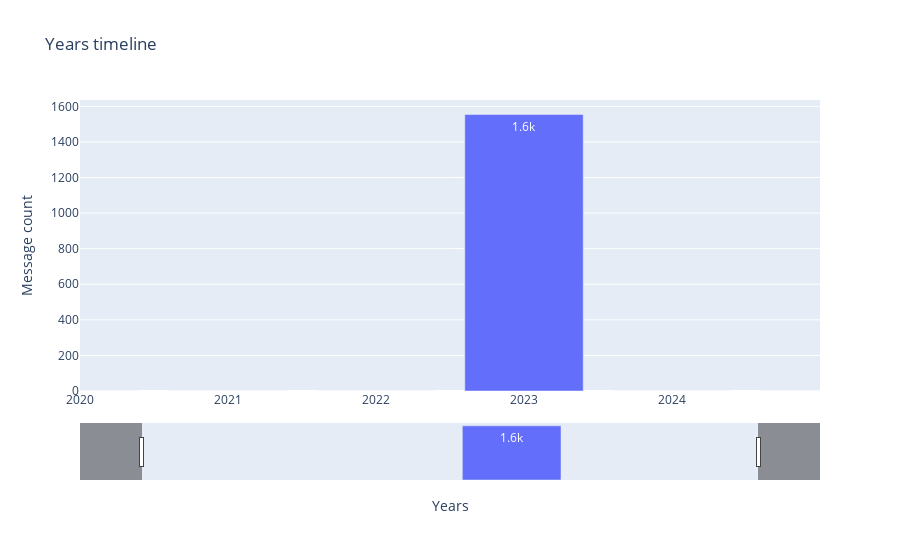
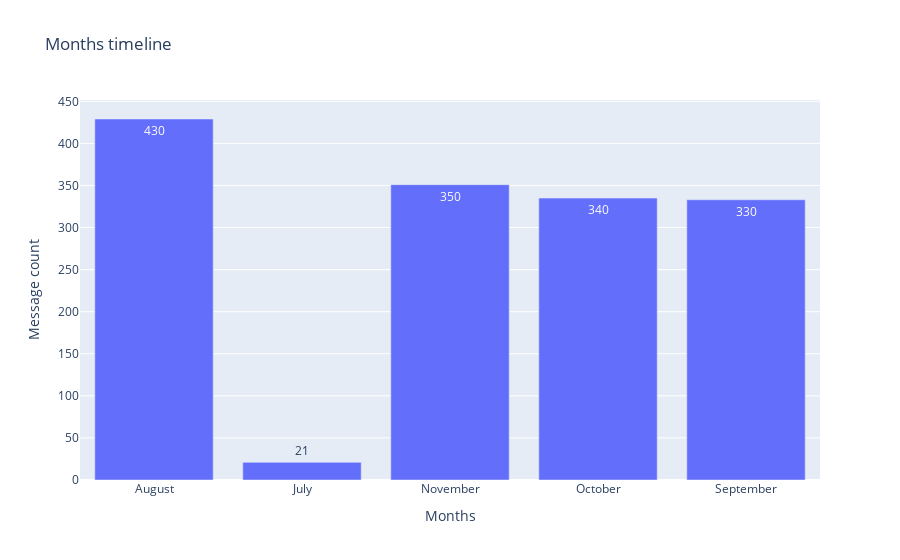
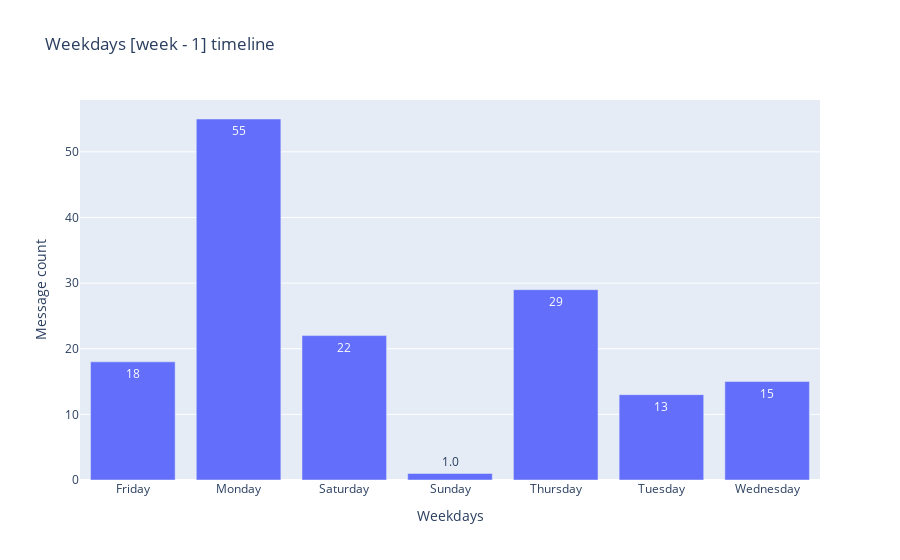
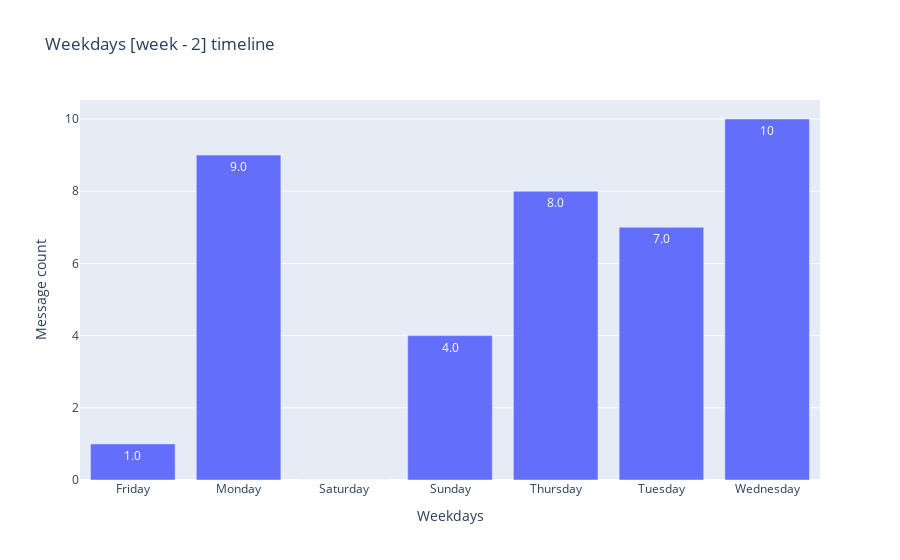

Source (notebook cell) for these figures, in order:
### Code cell
import plotly.express as px

bar_figures = {}

for barplot_type in bar_type_dataframe.keys():

    barplot_df = bar_type_dataframe[barplot_type]


    if barplot_type == "Weekdays":

        weeks_plot = []

        for week_num in range(1,5):

            fig = px.bar(barplot_df, x="x", y=f"y{week_num}", text_auto='.2s',
                        labels={
                                "x": barplot_type,
                                f"y{week_num}": "Message count",
                                 },

                        title=f"{barplot_type} [week - {week_num}] timeline", 
                      
                        )
    
            weeks_plot.append(fig)
            fig.show()

        bar_figures[barplot_type] = weeks_plot
             
        continue          



    fig = px.bar(barplot_df, x="x", y="y", text_auto='.2s',
                labels={
                        "x": barplot_type,
                        "y": "Message count",
                        "username": "Users"
                    },

                title=f"{barplot_type} timeline", 
                            
                )

    if barplot_type == "Years":
        fig.update_layout( xaxis={
            'range': [barplot_df['x'].min(), barplot_df['x'].max()], 
            'tickvals': [*range(int(barplot_df['x'].min()), int(barplot_df['x'].max()))]})         

    if barplot_type in ["Years","Days","Hours","Minutes"]:
        fig.update_xaxes(rangeslider_visible=True)            

    bar_figures[barplot_type] = fig

    fig.show()

### Figure 1 — Plotly figure (JSON) as saved in the notebook; plotly's stock layout.template omitted (floating-point values rounded to 4 significant figures)
{"data": [{"alignmentgroup": "True", "hovertemplate": "Years=%{x}<br>Message count=%{y}<extra></extra>", "legendgroup": "", "marker": {"color": "#636efa", "pattern": {"shape": ""}}, "name": "", "offsetgroup": "", "orientation": "v", "showlegend": false, "textposition": "auto", "texttemplate": "%{y:.2s}", "type": "bar", "x": [2020, 2021, 2022, 2023, 2024, 2025], "xaxis": "x", "y": [0, 0, 0, 1554, 0, 0], "yaxis": "y"}], "layout": {"barmode": "relative", "legend": {"tracegroupgap": 0}, "title": {"text": "Years timeline"}, "xaxis": {"anchor": "y", "domain": [0, 1], "range": [2020, 2025], "rangeslider": {"visible": true}, "tickvals": [2020, 2021, 2022, 2023, 2024], "title": {"text": "Years"}}, "yaxis": {"anchor": "x", "domain": [0, 1], "title": {"text": "Message count"}}}}

### Figure 2 — Plotly figure (JSON) as saved in the notebook; plotly's stock layout.template omitted (floating-point values rounded to 4 significant figures)
{"data": [{"alignmentgroup": "True", "hovertemplate": "Months=%{x}<br>Message count=%{y}<extra></extra>", "legendgroup": "", "marker": {"color": "#636efa", "pattern": {"shape": ""}}, "name": "", "offsetgroup": "", "orientation": "v", "showlegend": false, "textposition": "auto", "texttemplate": "%{y:.2s}", "type": "bar", "x": ["August", "July", "November", "October", "September"], "xaxis": "x", "y": [429, 21, 351, 335, 333], "yaxis": "y"}], "layout": {"barmode": "relative", "legend": {"tracegroupgap": 0}, "title": {"text": "Months timeline"}, "xaxis": {"anchor": "y", "domain": [0, 1], "title": {"text": "Months"}}, "yaxis": {"anchor": "x", "domain": [0, 1], "title": {"text": "Message count"}}}}

### Figure 3 — Plotly figure (JSON) as saved in the notebook; plotly's stock layout.template omitted (floating-point values rounded to 4 significant figures)
{"data": [{"alignmentgroup": "True", "hovertemplate": "Weekdays=%{x}<br>Message count=%{y}<extra></extra>", "legendgroup": "", "marker": {"color": "#636efa", "pattern": {"shape": ""}}, "name": "", "offsetgroup": "", "orientation": "v", "showlegend": false, "textposition": "auto", "texttemplate": "%{y:.2s}", "type": "bar", "x": ["Friday", "Monday", "Saturday", "Sunday", "Thursday", "Tuesday", "Wednesday"], "xaxis": "x", "y": [18, 55, 22, 1, 29, 13, 15], "yaxis": "y"}], "layout": {"barmode": "relative", "legend": {"tracegroupgap": 0}, "title": {"text": "Weekdays [week - 1] timeline"}, "xaxis": {"anchor": "y", "domain": [0, 1], "title": {"text": "Weekdays"}}, "yaxis": {"anchor": "x", "domain": [0, 1], "title": {"text": "Message count"}}}}

### Figure 4 — Plotly figure (JSON) as saved in the notebook; plotly's stock layout.template omitted (floating-point values rounded to 4 significant figures)
{"data": [{"alignmentgroup": "True", "hovertemplate": "Weekdays=%{x}<br>Message count=%{y}<extra></extra>", "legendgroup": "", "marker": {"color": "#636efa", "pattern": {"shape": ""}}, "name": "", "offsetgroup": "", "orientation": "v", "showlegend": false, "textposition": "auto", "texttemplate": "%{y:.2s}", "type": "bar", "x": ["Friday", "Monday", "Saturday", "Sunday", "Thursday", "Tuesday", "Wednesday"], "xaxis": "x", "y": [1, 9, 0, 4, 8, 7, 10], "yaxis": "y"}], "layout": {"barmode": "relative", "legend": {"tracegroupgap": 0}, "title": {"text": "Weekdays [week - 2] timeline"}, "xaxis": {"anchor": "y", "domain": [0, 1], "title": {"text": "Weekdays"}}, "yaxis": {"anchor": "x", "domain": [0, 1], "title": {"text": "Message count"}}}}
